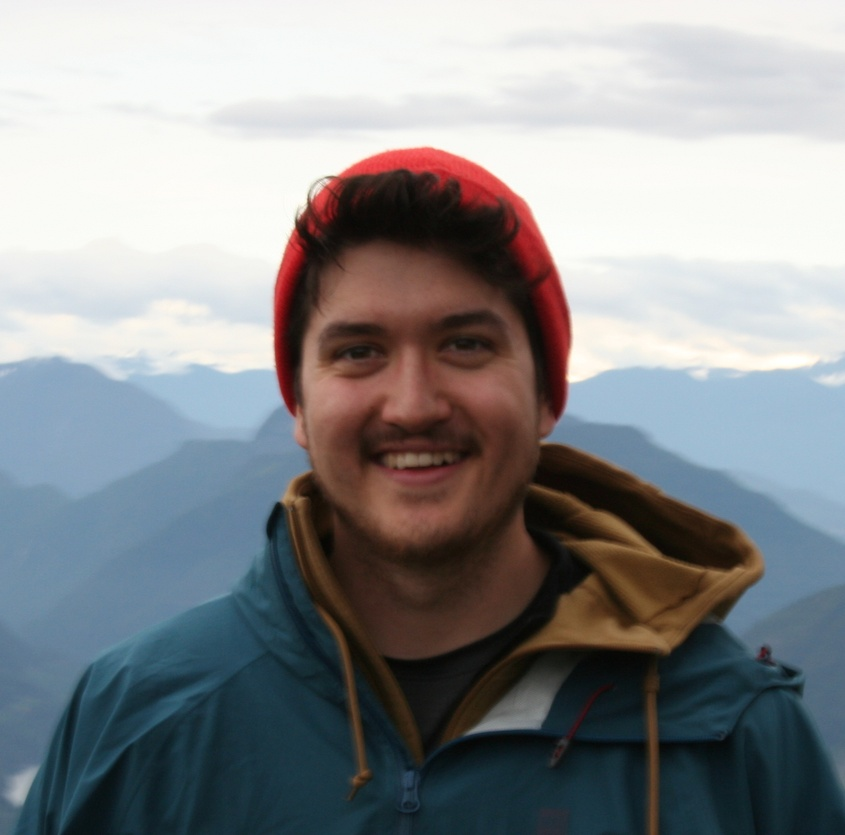
#> input picture images/image01.jpg, 845 x 835 px, shrunk from 1849 x 1827 before the run; its folder holds only this picture in this run
$ python photo_processor.py
#> lines starting #> are read from the running program, lines starting #| are printed output that depends on the picture
# Importing in the Pillow and Misc Operating System Interfaces (OS) libraries.
# Pillow overfiew and additional features can be found here: https://pillow.readthedocs.io/en/stable/
from importlib.resources import path
from PIL import Image, ImageEnhance, ImageFilter
import os

# Establishing variables for folder pathways for both unedited and edited images
path_unedited = './images'
path_edited = '/edited_images'

# Creating a foorloop for each unedited image in the folder
for filename in os.listdir(path_unedited):
    # importing in the image from the folder
    img = Image.open(f'{path_unedited}/{filename}')
#> img is the input picture: PIL image 845x835 RGB; mean R, G, B 136.9, 139.1, 141.6

    # Edits made to the recently opened image
    # changing the image to greyscale
    img_edit = img.filter(ImageFilter.SHARPEN).convert('L')
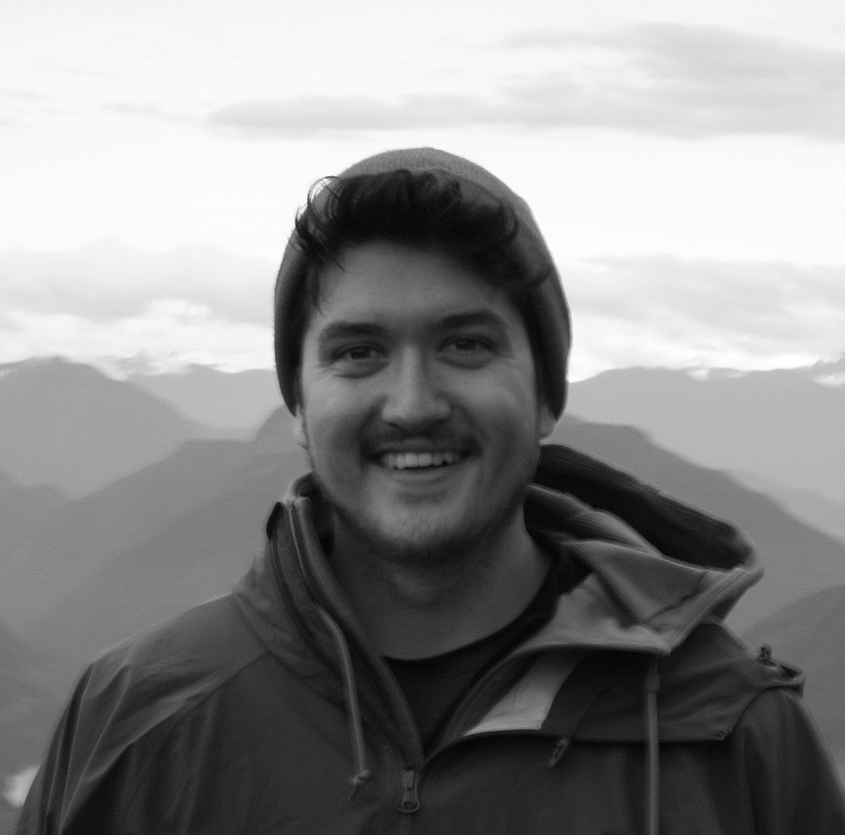
#> img_edit: PIL image 845x835 L; min 1, max 255, mean 138.7

    # Adjusting contrast. change the contrast factor below as needed
    contrast_factor = 1.5
    contrast_edit = ImageEnhance.Contrast(img_edit).enhance(contrast_factor)
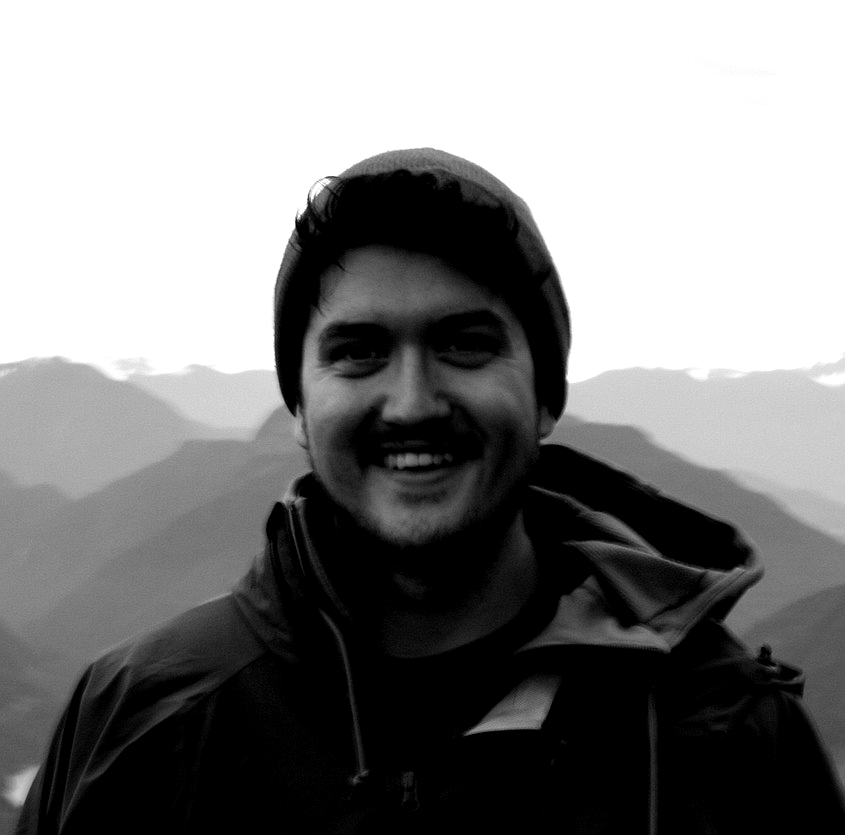
#> contrast_edit: PIL image 845x835 L; min 0, max 255, mean 130.5

    # Creating the new edited picture file name
    root_edit_name = os.path.splitext(filename)[0]
    img_edit.save(f'.{path_edited}/{root_edit_name}_edited.jpg')
